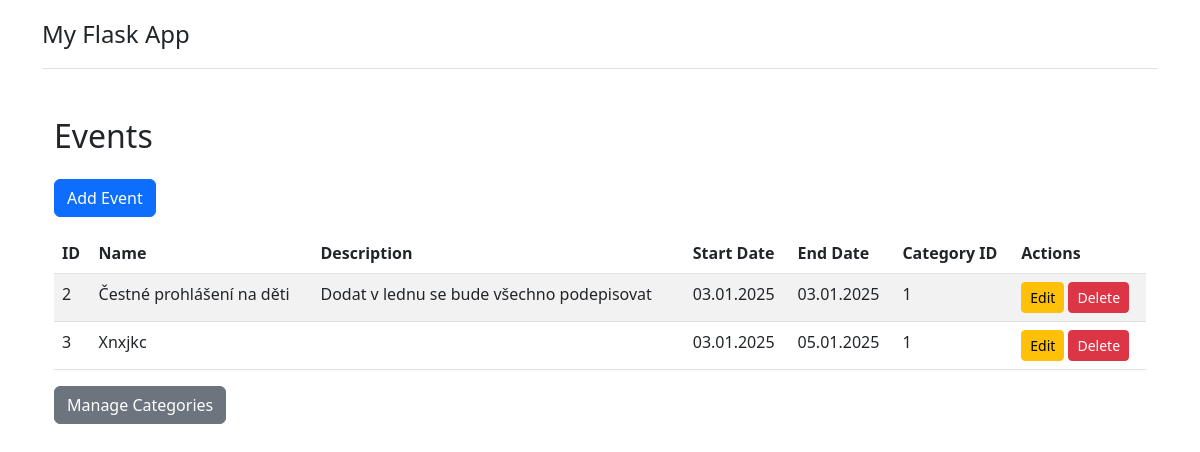
Before: /events with the older database file.
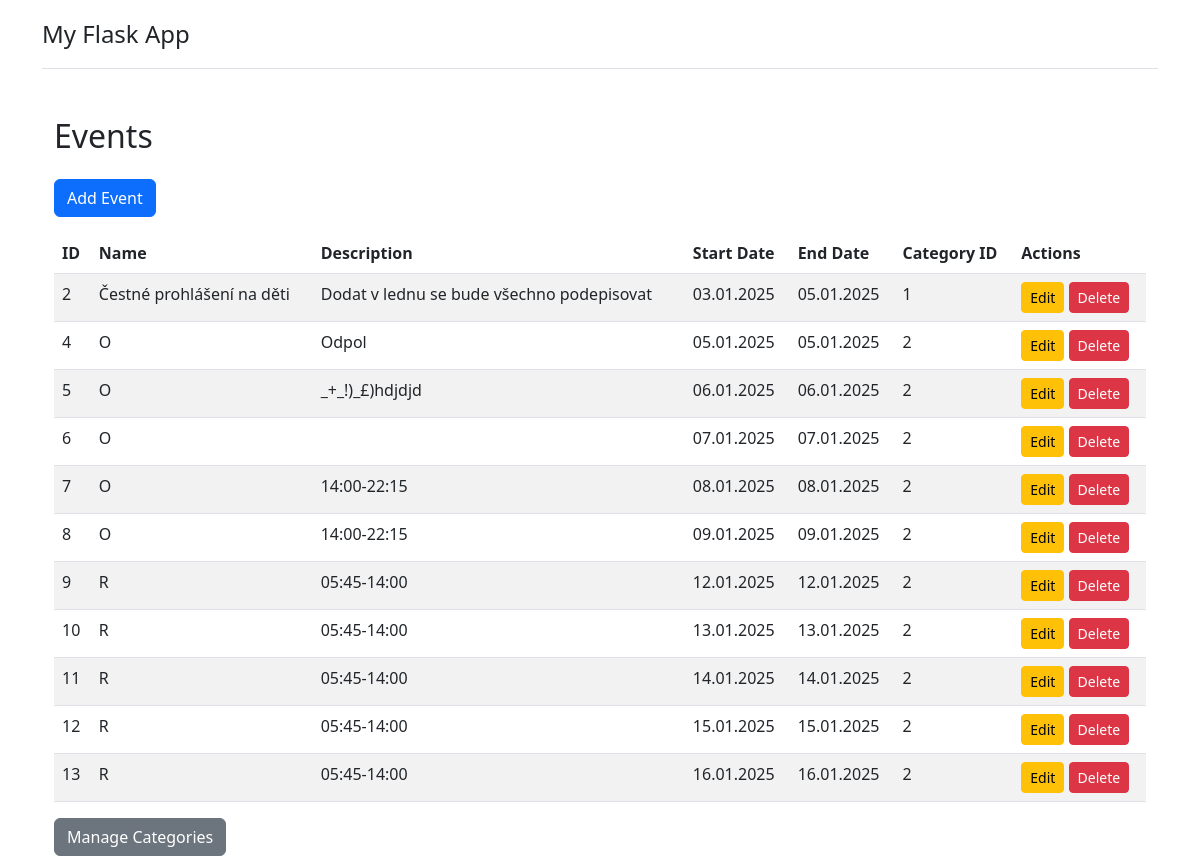
After: the same page with the newer database file.
### models.py (models this page shows, shortened)
class Event(db.Model):
    __tablename__ = 'event'
    id = db.Column(db.Integer, primary_key=True)
    name = db.Column(db.String(100), nullable=False)
    description = db.Column(db.Text, nullable=True)
    start_date = db.Column(db.DateTime, nullable=False)
    end_date = db.Column(db.DateTime, nullable=False)
    category_id = db.Column(db.Integer, db.ForeignKey('category.id'), nullable=False)
    def get_dates_formatted(self):
        return {
            'start_date': self.start_date.strftime('%d.%m.%Y'),
            'end_date': self.end_date.strftime('%d.%m.%Y')
        }

### app.py (the view)
@app.route('/events')
def index():
    events = Event.query.all()
    formatted_events = []
    for event in events:
        dates = event.get_dates_formatted()
        formatted_events.append({
            'id': event.id,
            'name': event.name,
            'description': event.description,
            'start_date': dates['start_date'],
            'end_date': dates['end_date'],
            'category_id': event.category_id
        })
    return render_template('events.html', events=formatted_events)

### templates/events.html (shortened to what this page needs)
{% extends "base.html" %}
{% block content %}
<h2 class="mt-4 mb-4">Events</h2>
<a href="{{ url_for('add_event') }}" class="btn btn-primary mb-3">Add Event</a>
<table class="table table-striped">
    <thead>
        <tr>
            <th>ID</th>
            <th>Name</th>
            <th>Description</th>
            <th>Start Date</th>
            <th>End Date</th>
            <th>Category ID</th>
            <th>Actions</th>
        </tr>
    </thead>
    <tbody>
        {% for event in events %}
        <tr>
            <td>{{ event.id }}</td>
            <td>{{ event.name }}</td>
            <td>{{ event.description }}</td>
            <td>{{ event.start_date }}</td>
            <td>{{ event.end_date }}</td>
            <td>{{ event.category_id }}</td>
            <td>
                <a href="{{ url_for('edit_event', event_id=event.id) }}" class="btn btn-warning btn-sm">Edit</a>
                <form method="post" action="{{ url_for('delete_event', event_id=event.id) }}" style="display:inline;">
                    <button type="submit" class="btn btn-danger btn-sm">Delete</button>
                </form>
            </td>
        </tr>
        {% endfor %}
    </tbody>
</table>
<a href="{{ url_for('categories') }}" class="btn btn-secondary">Manage Categories</a>
{% endblock %}

### templates/base.html (shortened to what this page needs)
<!doctype html>
<html lang="en">
<head>
    <link href="https://cdn.jsdelivr.net/npm/bootstrap@5.3.0/dist/css/bootstrap.min.css" rel="stylesheet">
</head>
<body>
    <div class="container">
        <header class="d-flex flex-wrap justify-content-center py-3 mb-4 border-bottom">
            <a href="/" class="d-flex align-items-center mb-3 mb-md-0 me-md-auto text-dark text-decoration-none">
                <span class="fs-4">My Flask App</span>
            </a>
        </header>
        <div class="container">
            <div class="row">
                <div class="col">
                    {% block content %}{% endblock %}
                </div>
            </div>
        </div>
    </div>
</body>
</html>

Changed rows visible on the page:
removed Event: id "3", name "Xnxjkc", start_date "03.01.2025", end_date "05.01.2025", category_id "1"
changed Event "Čestné prohlášení na děti": end_date "03.01.2025" → "05.01.2025"
added Event: id "4", name "O", description "Odpol", start_date "05.01.2025", end_date "05.01.2025", category_id "2"
added Event: id "5", name "O", description "_+_!)_£)hdjdjd", start_date "06.01.2025", end_date "06.01.2025", category_id "2"
added Event: id "6", name "O", start_date "07.01.2025", end_date "07.01.2025", category_id "2"
added Event: id "7", name "O", description "14:00-22:15", start_date "08.01.2025", end_date "08.01.2025", category_id "2"
added Event: id "8", name "O", description "14:00-22:15", start_date "09.01.2025", end_date "09.01.2025", category_id "2"
added Event: id "9", name "R", description "05:45-14:00", start_date "12.01.2025", end_date "12.01.2025", category_id "2"
added Event: id "10", name "R", description "05:45-14:00", start_date "13.01.2025", end_date "13.01.2025", category_id "2"
added Event: id "11", name "R", description "05:45-14:00", start_date "14.01.2025", end_date "14.01.2025", category_id "2"
added Event: id "12", name "R", description "05:45-14:00", start_date "15.01.2025", end_date "15.01.2025", category_id "2"
added Event: id "13", name "R", description "05:45-14:00", start_date "16.01.2025", end_date "16.01.2025", category_id "2"
